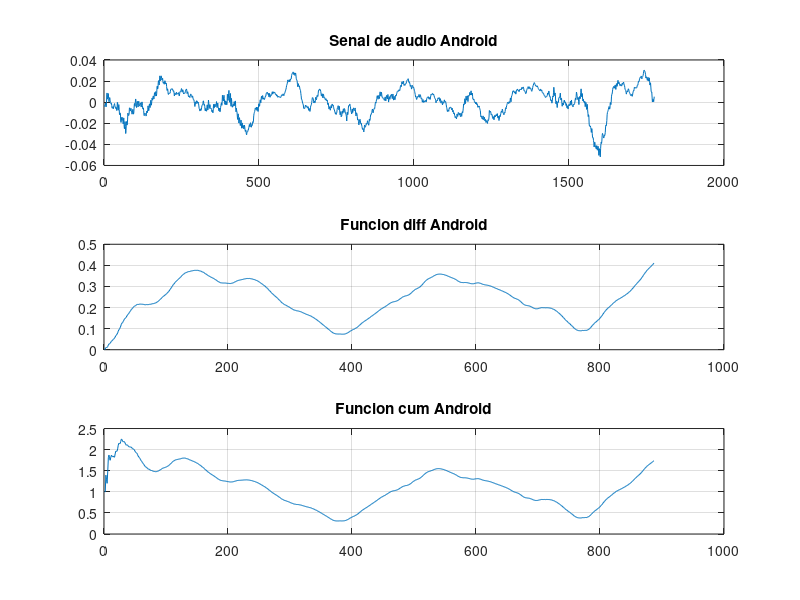

This chart was generated by the following MATLAB code:
clear all
close all

fs = 44100;

x = csvread('audio - Copy.csv');
x = x(1:end-1); % La ultima muestra siempre es cero porque queda una coma suelta
diff = csvread('diff - Copy.csv');
diff = diff(1:end-1);
cum = csvread('cum - Copy.csv');
cum = cum(1:end-1);

%%
%[t,f0] = yin_estimator2(x, fs);

figure
subplot(311)
plot(x)
title('Senal de audio Android')
grid on
subplot(312)
plot(diff)
title('Funcion diff Android')
grid on
subplot(313)
plot(cum)
title('Funcion cum Android')
grid on


